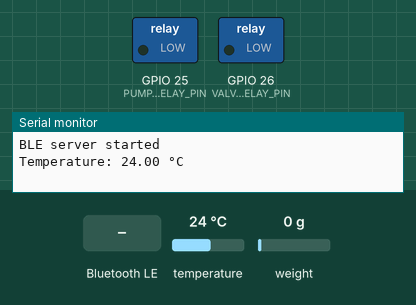
Bench run of a program on a simulated ESP32. Shown: switched loads named in the program (green lamp = pin HIGH), the last lines printed to the serial monitor. Inputs (shaded band) come from the test bench; at power-on: temperature 24 °C, weight on the scale 0 g. Nothing arrives over Bluetooth unless stated; a phone connects over Bluetooth LE 3 s after start.

Above: at 2.2 s.
2.3 s: Bluetooth LE write "1" received
At 3.5 s:
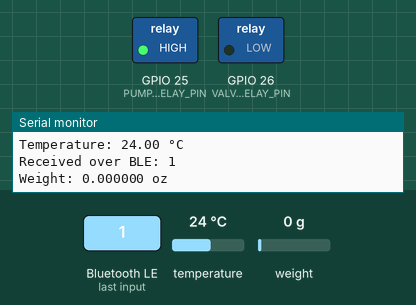
3.8 s: Bluetooth LE write "1" received
At 4.7 s:
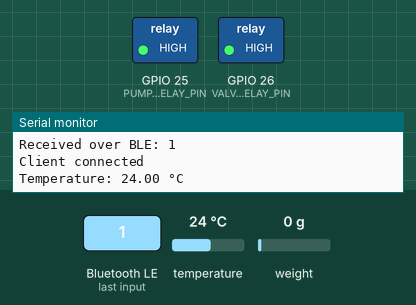
5.3 s: Bluetooth LE write "0" received
At 5.8 s:
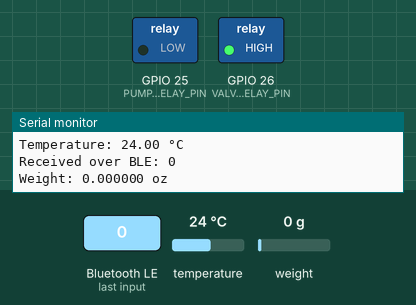
6.8 s: Bluetooth LE write "0" received
At 8.2 s:
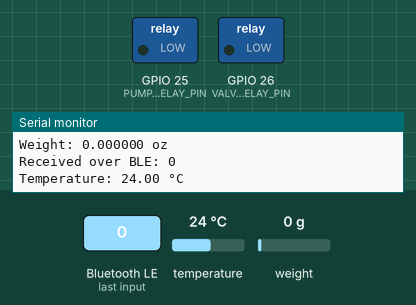
Timing chart, 0 to 9.3 s (numbered marks = the images above; inputs shaded):
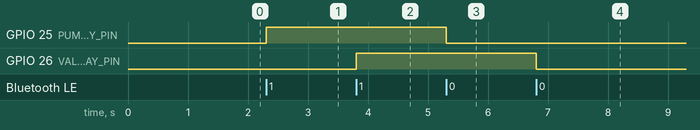

Measured:
- after the input at 2.3 s, GPIO 25 (PUMP_RELAY_PIN): LOW → HIGH at once
- after the input at 3.8 s, GPIO 26 (VALVE_RELAY_PIN): LOW → HIGH at once
- after the input at 5.3 s, GPIO 25 (PUMP_RELAY_PIN): HIGH → LOW at once
- after the input at 6.8 s, GPIO 26 (VALVE_RELAY_PIN): HIGH → LOW at once

The program:

main.cpp
```cpp
#include <Arduino.h>
#include <BLEDevice.h>
#include <BLEUtils.h>
#include <BLEServer.h>
#include <OneWire.h>
#include <DallasTemperature.h>
#include <HX711.h>

#define VALVE_RELAY_PIN 26
#define PUMP_RELAY_PIN 25

#define TEMP_BUS 33
#define SCALE_DOUT_PIN 32
#define SCALE_SCK_PIN 27

double HX711_SCALING_FACTOR = 645.103969754;

// Setup a oneWire instance to communicate with any Temp device
OneWire oneWire(TEMP_BUS);

// Pass our oneWire reference to Dallas Temperature sensor
DallasTemperature sensors(&oneWire);

HX711 scale;

// Define the service and characteristic UUIDs
BLEUUID serviceUUID("4fafc201-1fb5-459e-8fcc-c5c9c331914b");
BLEUUID tempCharacteristicUUID("93053d0c-8729-11ee-b9d1-0242ac120002");
BLEUUID pumpCharacteristicUUID("a01911b6-872a-11ee-b9d1-0242ac120002");
BLEUUID valveCharacteristicUUID("5716efc6-cd9b-4525-ac8e-e54c1f6e3141");
BLEUUID weightCharacteristicUUID("9532b459-dc13-4651-9a56-ef6d1bfc2c0b");

// Create a BLE server
BLEServer *pServer = NULL;
BLECharacteristic *pTempCharacteristic = NULL;
BLECharacteristic *pPumpCharacteristic = NULL;
BLECharacteristic *pValveCharacteristic = NULL;
BLECharacteristic *pWeightCharacteristic = NULL;

class MyServerCallbacks : public BLEServerCallbacks
{
  void onConnect(BLEServer *pServer)
  {
    Serial.println("Client connected");
  };

  void onDisconnect(BLEServer *pServer)
  {
    Serial.println("Client disconnected");
    pServer->getAdvertising()->start();
  }
};

class PumpCharacteristicCallbacks : public BLECharacteristicCallbacks
{
  void onWrite(BLECharacteristic *pCharacteristic)
  {
    std::string value = pCharacteristic->getValue();

    if (value.length() > 0)
    {
      Serial.print("Received over BLE: ");
      Serial.println(value.c_str());

      if (value[0] == '1')
      {
        digitalWrite(PUMP_RELAY_PIN, HIGH);
      }
      else if (value[0] == '0')
      {
        digitalWrite(PUMP_RELAY_PIN, LOW);
      }
    }
  }
};

class ValveCharacteristicCallbacks : public BLECharacteristicCallbacks
{
  void onWrite(BLECharacteristic *pCharacteristic)
  {
    std::string value = pCharacteristic->getValue();

    if (value.length() > 0)
    {
      Serial.print("Received over BLE: ");
      Serial.println(value.c_str());

      if (value[0] == '1')
      {
        digitalWrite(VALVE_RELAY_PIN, HIGH);
      }
      else if (value[0] == '0')
      {
        digitalWrite(VALVE_RELAY_PIN, LOW);
      }
    }
  }
};

void setup()
{
  Serial.begin(115200);

  pinMode(PUMP_RELAY_PIN, OUTPUT);
  pinMode(VALVE_RELAY_PIN, OUTPUT);

  // Initialize the scale
  scale.begin(SCALE_DOUT_PIN, SCALE_SCK_PIN);
  scale.set_scale(HX711_SCALING_FACTOR);
  if (scale.wait_ready_timeout(500))
  {
    scale.tare();
  }
  else
  {
    // TODO: handle this
    Serial.println("Scale not connected");
  }

  // Create the BLE device
  BLEDevice::init("ESP32_SMART_LIVEWELL");

  // Create the BLE server
  pServer = BLEDevice::createServer();
  pServer->setCallbacks(new MyServerCallbacks());

  // Create the BLE service
  BLEService *pService = pServer->createService(serviceUUID);

  // Create control characteristics
  pTempCharacteristic = pService->createCharacteristic(
      tempCharacteristicUUID,
      BLECharacteristic::PROPERTY_READ |
          BLECharacteristic::PROPERTY_NOTIFY);

  pPumpCharacteristic = pService->createCharacteristic(
      pumpCharacteristicUUID,
      BLECharacteristic::PROPERTY_WRITE);
  pPumpCharacteristic->setCallbacks(new PumpCharacteristicCallbacks());

  pValveCharacteristic = pService->createCharacteristic(
      valveCharacteristicUUID,
      BLECharacteristic::PROPERTY_WRITE);
  pValveCharacteristic->setCallbacks(new ValveCharacteristicCallbacks());

  pWeightCharacteristic = pService->createCharacteristic(
      weightCharacteristicUUID,
      BLECharacteristic::PROPERTY_READ |
          BLECharacteristic::PROPERTY_NOTIFY);

  // Start the service
  pService->start();

  // Start advertising
  pServer->getAdvertising()->start();

  Serial.println("BLE server started");
}

void loop()
{
  sensors.requestTemperatures();                  // Send the command to get temperatures
  float temperature = sensors.getTempCByIndex(0); // Get temperature in Celsius

  // Convert temperature to a string
  char tempString[10];
  dtostrf(temperature, 1, 2, tempString);

  Serial.print("Temperature: ");
  Serial.print(tempString);
  Serial.println(" °C");

  // Send temperature over BLE
  pTempCharacteristic->setValue(tempString);
  pTempCharacteristic->notify();

  if (scale.wait_ready_timeout(1000))
  {
    // Get scale reading
    float weight = scale.get_units(10);

    // Convert weight to a string
    char weightString[20];
    sprintf(weightString, "%f", weight);

    Serial.print("Weight: ");
    Serial.print(weightString);
    Serial.println(" oz");

    pWeightCharacteristic->setValue(weightString);
    pWeightCharacteristic->notify();
  }
  else
  {
    Serial.println("scale not found");
  }

  delay(1000);
}
```
